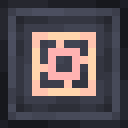
#> input picture tools/textures/orbital_src/orbital_light_base.png, 16 x 16 px, given in place of orbital_light_casing.png, which was not available (shown 8 times larger)
$ python orbital_casings.py
#> lines starting #> are read from the running program, lines starting #| are printed output that depends on the picture; pictures that were not available may be replaced by others from this repository, and a replacement may not be noted
### tools/textures/space_elevator.py
#!/usr/bin/env python3
"""Space Elevator block textures: GTNH Intergalactic's own art, in GregTech CEu Modern's connected-texture format.

Run from the repository root (needs Pillow):  python3 tools/textures/space_elevator.py [--preview <dir>]

Sources (the originals of GTNH's GT5-Unofficial, src/main/resources/assets/gtnhintergalactic/textures/blocks/spaceElevator
and the miner module overlay of assets/gregtech/textures/blocks/iconsets) are in tools/textures/gtnh_space_elevator/.
For every face that should join its neighbours it writes the sprite (the lone block: all four outside corners) and
`<sprite>_ctm.png`, the sheet GT's CTM code (client/model/ctm/TextureConnections, from Chisel's CTM) cuts the quadrants of a
face from: a 4 x 4 grid of 8 px cells, row = quadrant row (top 0 / bottom 1) [+ 2 when the horizontal neighbour is joined],
column = quadrant column [+ 2 when the vertical neighbour is joined]:

    quadrant   all of h, v, diagonal joined   only h joined   only v joined   h and v, not the diagonal
    top-left   (0,0)                          (2,0)           (0,2)           (2,2)
    top-right  (0,1)                          (2,1)           (0,3)           (2,3)
    bot-left   (1,0)                          (3,0)           (1,2)           (3,2)
    bot-right  (1,1)                          (3,1)           (1,3)           (3,3)

(neither joined: the sprite's own quadrant). `--preview` also tiles each face the way the game does, as a check.
"""
import os
import sys

from PIL import Image

ROOT = os.path.join(os.path.dirname(os.path.abspath(__file__)), '../..')
SRC = os.path.join(ROOT, 'tools/textures/gtnh_space_elevator')
OUT = os.path.join(ROOT, 'af9-core/src/main/resources/assets/af9/textures/block')


def load(name):
    return Image.open(os.path.join(SRC, name + '.png')).convert('RGBA')


def middle(sprite, x, y):
    """The face with its borders and corner pieces gone, repeating every 8 px: the sprite's middle 8 x 8."""
    return sprite.getpixel((4 + x % 8, 4 + y % 8))


def same(sprite, x, y):
    """A face that is already seamless: the sprite itself."""
    return sprite.getpixel((x, y))


def black(sprite, x, y):
    """A face that is one flat colour away from its corners: the sprite's centre."""
    return sprite.getpixel((8, 8))


def lane(sprite, x, y):
    """The motors' sides: the chevron lane (6 px wide) repeating every 8 px with a 2 px gap, the rows every 8 px."""
    return sprite.getpixel((5 + x % 8, 4 + y % 8)) if x % 8 < 6 else sprite.getpixel((5, 0))


def ctm_sheet(sprite, tx, ty, inside_of=middle):
    """The 32 x 32 sheet of a sprite. tx / ty: how thick its left+right / top+bottom border is (0: none, the face
    simply continues); inside_of: what fills the face where nothing borders it."""
    sheet = Image.new('RGBA', (32, 32), (0, 0, 0, 0))

    def inside(x, y):
        return inside_of(sprite, x, y)

    def pixel(r, c, px, py, h, v, d):
        x, y = c * 8 + px, r * 8 + py                       # on the 16 x 16 face
        dx, dy = (x if c == 0 else 15 - x), (y if r == 0 else 15 - y)   # distance from the outer edge
        if not v and dy < ty:                               # the border along the edge this quadrant touches vertically
            return sprite.getpixel((4 + x % 8, y))
        if not h and dx < tx:
            return sprite.getpixel((x, 4 + y % 8))
        if h and v and not d and dx < tx and dy < ty:       # the inside corner where the diagonal block is missing
            return sprite.getpixel((4 + x % 8, y))
        return inside(x, y)

    for rr in range(4):
        for cc in range(4):
            # cell (rr, cc): rr >= 2 is "the horizontal neighbour is joined", cc >= 2 "the vertical neighbour is joined";
            # the first 2 x 2 cells are "all joined", the last 2 x 2 "both, but not the diagonal"
            h, v = rr >= 2, cc >= 2
            d = not (h and v)
            if rr < 2 and cc < 2:
                h = v = d = True
            for py in range(8):
                for px in range(8):
                    sheet.putpixel((cc * 8 + px, rr * 8 + py), pixel(rr % 2, cc % 2, px, py, h, v, d))
    return sheet


# [20 lines left out: function tile, not called in this run]


def save(im, name):
    im.save(os.path.join(OUT, name + '.png'))


# [43 lines left out: functions connected, cable, main, not called in this run]


# [2 lines that do not run on import are left out]

### tools/textures/orbital_casings.py
#!/usr/bin/env python3
"""The Orbital Light Casing and Orbital Magnet Casing: connected textures (LDLib's .mcmeta + `_ctm` sheet, the format
tools/textures/space_elevator.py describes) and a slight animation (16 frames).

Run from the repository root (needs Pillow):  python3 tools/textures/orbital_casings.py
The plain sprites are in tools/textures/orbital_src/; the script writes the animated strips (sprite: 16 x 16n, sheet:
32 x 32n, n frames each, both animated with the same frame time so the sheet follows the sprite) and the .mcmeta files.

  light   a ring of casings reads as one panel of lit windows (the border stays on the outside, the window repeats inside);
          a pulse of current runs down the gold coils (every 8 px, so it runs on across blocks)
  magnet  the casing's bright pole pieces shimmer: a slow pulse travels along them (every 8 px, so it runs on across blocks)
"""
import json
import math
import os
import sys

from PIL import Image

sys.path.insert(0, os.path.dirname(os.path.abspath(__file__)))
import space_elevator as se  # noqa: E402

SRC = os.path.join(se.ROOT, 'tools/textures/orbital_src')
OUT = os.path.join(se.ROOT, 'af9-core/src/main/resources/assets/af9/textures/block')
FRAMES = 16
FRAMETIME = 4


def clamp(v):
    return max(0, min(255, round(v)))


def light(sprite, f):
    t = f / FRAMES
    out = sprite.copy()
    for y in range(16):
        for x in range(16):
            r, g, b, a = sprite.getpixel((x, y))
            if r - b > 80 and r > 120:                                     # the lit window: its tones breathe a little out of step
                k = 0.86 + 0.16 * math.sin(2 * math.pi * (t - ((y - 4) % 8) / 8.0))
                out.putpixel((x, y), (clamp(r * k), clamp(g * k), clamp(b * k), a))
    return out


def light_glow(image, f):
    """The light casing's emissive layer while its station works (the `_active_emissive` texture, drawn over the plain one so it
    blooms): only the lit gold and chrome kept (of the sprite and of the connected sheet alike), driven harder than the idle
    pulse and running twice as fast down the coils."""
    t = f / FRAMES
    out = Image.new('RGBA', image.size, (0, 0, 0, 0))
    for y in range(image.size[1]):
        for x in range(image.size[0]):
            r, g, b, a = image.getpixel((x, y))
            if r - b > 80 and r > 120:
                k = 1.05 + 0.25 * math.sin(2 * math.pi * (2 * t - ((y - 4) % 8) / 8.0))
                out.putpixel((x, y), (clamp(r * k), clamp(g * k), clamp(b * k), a))
    return out


def magnet(sprite, f):
    t = f / FRAMES
    out = sprite.copy()
    for y in range(16):
        for x in range(16):
            r, g, b, a = sprite.getpixel((x, y))
            if r >= 190 and abs(r - g) < 6:                   # the bright pole pieces: a pulse runs along x
                k = 0.88 + 0.16 * math.sin(2 * math.pi * (t - (x % 8) / 8.0))
                out.putpixel((x, y), (clamp(r * k), clamp(g * k), clamp(b * k), a))
    return out


FLOOR = [(30, 31, 38), (36, 37, 45), (24, 25, 31)]
RIVET = [(246, 247, 251), (200, 205, 216), (150, 156, 170), (104, 109, 124)]


def joined_interior(sprite, x, y):
    """The light casing's inside where blocks join: one calm cell per block. The sprite's own glyph sits in the middle (4..11),
    a gold rail runs along the block seams (two pixels where two blocks meet, hidden under the border at the face's outer
    edge) and four 2 px conductors link the glyph to it and chrome rivets sit in the corners. Rail and conductors take their gold from the glyph's bright gold
    pixel (7, 4), so they pulse with it."""
    if 4 <= x <= 11 and 4 <= y <= 11:
        return sprite.getpixel((x, y))
    gold = sprite.getpixel((7, 4))

    def tone(f):
        return tuple(clamp(c * f) for c in gold[:3]) + (255,)

    if x in (0, 15) or y in (0, 15):
        return tone(0.86 if x == 0 or y == 0 else 0.64)
    if x in (7, 8) and (y < 4 or y > 11):
        return tone(0.82 if x == 7 else 0.68)
    if y in (7, 8) and (x < 4 or x > 11):
        return tone(0.82 if y == 7 else 0.68)
    if x in (1, 2, 13, 14) and y in (1, 2, 13, 14):         # chrome rivets, four of them where four cells meet
        return RIVET[(x in (13, 14)) + (y in (13, 14)) + (x in (2, 14) and y in (2, 14))] + (255,)
    return FLOOR[(x * 3 + y * 5) % 3] + (255,)


def strip(frames):
    w, h = frames[0].size
    im = Image.new('RGBA', (w, h * len(frames)))
    for i, fr in enumerate(frames):
        im.paste(fr, (0, i * h))
    return im


def write_glow(name, tx, ty, inside):
    base = Image.open(os.path.join(SRC, name + '.png')).convert('RGBA')
    frames = [light(base, f) for f in range(FRAMES)]
    glow = name + '_active_emissive'
    strip([light_glow(fr, f) for f, fr in enumerate(frames)]).save(os.path.join(OUT, glow + '.png'))
    strip([light_glow(se.ctm_sheet(fr, tx, ty, inside), f) for f, fr in enumerate(frames)]).save(
        os.path.join(OUT, glow + '_ctm.png'))
    animation = {'animation': {'frametime': FRAMETIME, 'interpolate': True}}
    with open(os.path.join(OUT, glow + '.png.mcmeta'), 'w', newline='\n') as f:
        json.dump(dict(animation, ldlib={'connection': 'af9:block/%s_ctm' % glow}), f, indent=2)
        f.write('\n')
    with open(os.path.join(OUT, glow + '_ctm.png.mcmeta'), 'w', newline='\n') as f:
        json.dump(animation, f, indent=2)
        f.write('\n')


def write_active_copy(name):
    """The active model's bottom layer is its own `_active` texture (like every other af9 active casing): a copy of the plain one."""
    import shutil
    for suffix in ('', '_ctm'):
        for ext in ('.png', '.png.mcmeta'):
            shutil.copyfile(os.path.join(OUT, name + suffix + ext), os.path.join(OUT, name + '_active' + suffix + ext))
    path = os.path.join(OUT, name + '_active.png.mcmeta')
    with open(path) as f:
        text = f.read().replace(name + '_ctm', name + '_active_ctm')
    with open(path, 'w', newline='\n') as f:
        f.write(text)


def main():
    write_glow('orbital_light_casing', 4, 4, joined_interior)
#> in write_glow, `frames = [light(base, f) for f in range(FRAMES)]`: frames = 16 items
#> in light_glow, `out = Image.new('RGBA', image.size, (0, 0, 0, 0))`: out: PIL image 16x16 RGBA; every value is 0
#> in strip, `w, h = frames[0].size`: w = 16
#> in strip, `im = Image.new('RGBA', (w, h * len(frames)))`: im: PIL image 16x256 RGBA; every value is 0
#> the loop in strip, `for i, fr in enumerate(frames):` made 16 passes
#> after the loop in strip, `for i, fr in enumerate(frames):`:
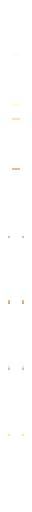
#> im: PIL image 16x256 RGBA (shown 2 times larger); mean R, G, B, A 1.9, 1.7, 1.4, 2; transparent parts drawn white
#> in ctm_sheet, `sheet = Image.new('RGBA', (32, 32), (0, 0, 0, 0))`: sheet: PIL image 32x32 RGBA; every value is 0
#> in light_glow (call 20), `t = f / FRAMES`: t = 0.188
#> after the loop in light_glow (call 20), `for y in range(image.size[1]):`:
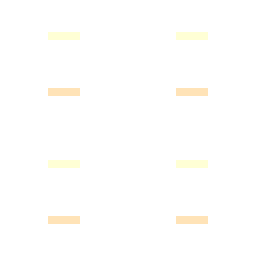
#> out: PIL image 32x32 RGBA (shown 8 times larger); mean R, G, B, A 8, 7.5, 6.2, 8; transparent parts drawn white
#> after the loop in ctm_sheet (call 8), `for rr in range(4):`:
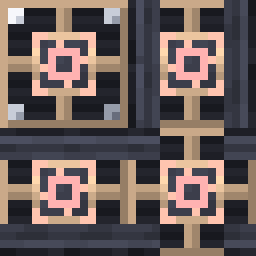
#> sheet: PIL image 32x32 RGBA (shown 8 times larger); mean R, G, B, A 106.4, 92.6, 89.9, 255
#> in light_glow (call 24), `t = f / FRAMES`: t = 0.438
#> after the loop in light_glow (call 24), `for y in range(image.size[1]):`:
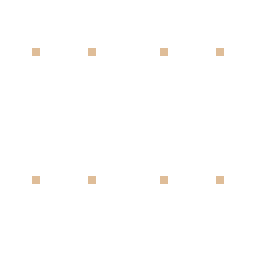
#> out: PIL image 32x32 RGBA (shown 8 times larger); mean R, G, B, A 1.7, 1.5, 1.2, 2; transparent parts drawn white
#> after the loop in ctm_sheet (call 10), `for rr in range(4):`:
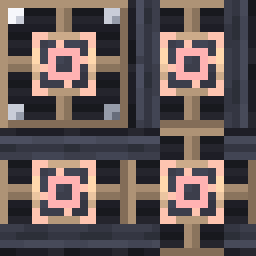
#> sheet: PIL image 32x32 RGBA (shown 8 times larger); mean R, G, B, A 101.7, 88.6, 86.7, 255
#> after the loop in ctm_sheet (call 12), `for rr in range(4):`:
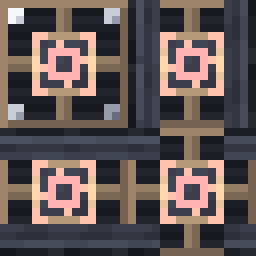
#> sheet: PIL image 32x32 RGBA (shown 8 times larger); mean R, G, B, A 98.5, 85.8, 84.5, 255
#> in light_glow (call 28), `t = f / FRAMES`: t = 0.688
#> after the loop in light_glow (call 28), `for y in range(image.size[1]):`:
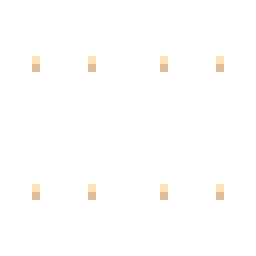
#> out: PIL image 32x32 RGBA (shown 8 times larger); mean R, G, B, A 3.7, 3.2, 2.6, 4; transparent parts drawn white
#> the loop in strip (call 2), `for i, fr in enumerate(frames):` made 16 passes
    for name, anim, tx, ty, inside in (('orbital_light_casing', light, 4, 4, joined_interior),
                                       ('orbital_magnet_casing', magnet, 1, 2, se.middle)):
        base = Image.open(os.path.join(SRC, name + '.png')).convert('RGBA')
        frames = [anim(base, f) for f in range(FRAMES)]
#> frames = 16 items
        strip(frames).save(os.path.join(OUT, name + '.png'))
        strip([se.ctm_sheet(fr, tx, ty, inside) for fr in frames]).save(os.path.join(OUT, name + '_ctm.png'))
        animation = {'animation': {'frametime': FRAMETIME, 'interpolate': True}}
        with open(os.path.join(OUT, name + '.png.mcmeta'), 'w', newline='\n') as f:
            json.dump(dict(animation, ldlib={'connection': 'af9:block/%s_ctm' % name}), f, indent=2)
            f.write('\n')
        with open(os.path.join(OUT, name + '_ctm.png.mcmeta'), 'w', newline='\n') as f:
            json.dump(animation, f, indent=2)
            f.write('\n')
    write_active_copy('orbital_light_casing')


if __name__ == '__main__':
    main()
